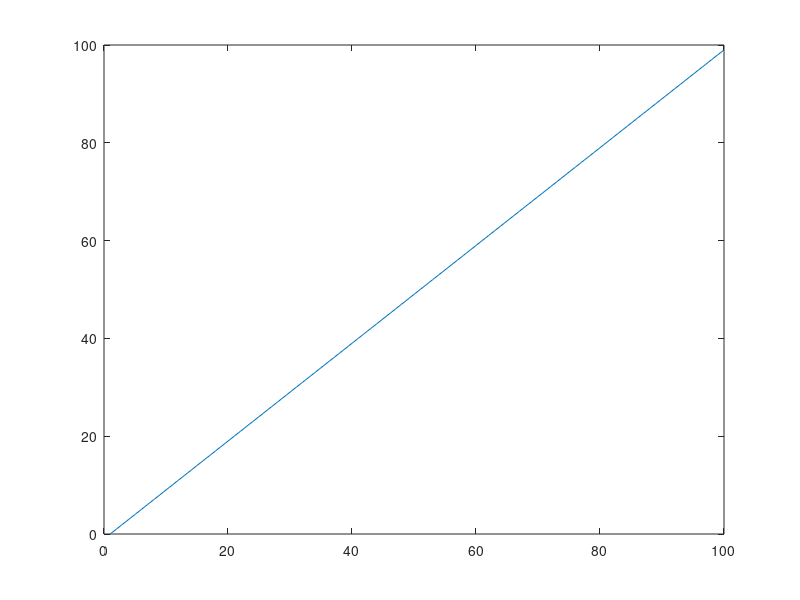

Source code (MATLAB):
max_iterations=100;  % max number of iterations
  % how many numbers to print to the screen
r=1.4;  % our choice of r

% INITIALIZATION
x=.01;  %our initial value
t=[];
z=[];
% ITERATIONS
for iter=1:max_iterations
	t(iter)=iter;
    z(iter)=x;
    x=iter;
   
end  %end of iteration loop
t1=0:0.1:max_iterations;
z1=t1;
plot(t,z)
% in matlab, functions are defined at the end of the script, not the beginning.
%t they can be declared externally too, which we'll see later.

